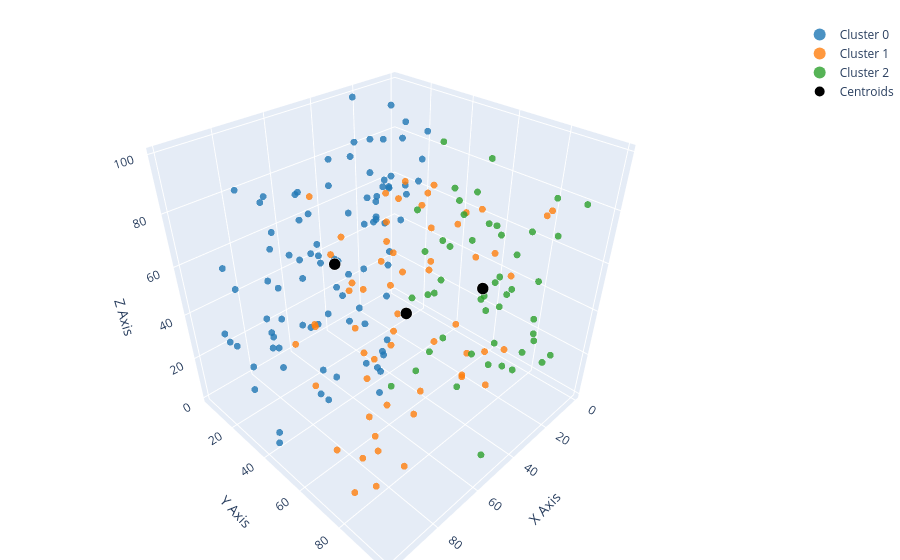

This figure's notebook cell:
### Code cell
cluster_colors = [
    "#1f77b4", "#ff7f0e", "#2ca02c", "#d62728", "#9467bd",
    "#8c564b", "#e377c2", "#7f7f7f", "#bcbd22", "#17becf",
]

fig = go.Figure()

for i, cluster in enumerate(clusters):
    cluster = np.array(cluster)

    if len(cluster) == 0:
        continue

    fig.add_trace(
        go.Scatter3d(
            x=cluster[:, 0],
            y=cluster[:, 1],
            z=cluster[:, 2],
            mode="markers",
            marker=dict(
                size=4,
                color=cluster_colors[i % len(cluster_colors)],
                opacity=0.8,
            ),
            name=f"Cluster {i}",
        )
    )

fig.add_trace(
    go.Scatter3d(
        x=centroids[:, 0],
        y=centroids[:, 1],
        z=centroids[:, 2],
        mode="markers",
        marker=dict(
            size=7,
            color="black",
            line=dict(color="white", width=2),
        ),
        name="Centroids",
    )
)

fig.update_layout(
    scene=dict(
        xaxis_title="X Axis",
        yaxis_title="Y Axis",
        zaxis_title="Z Axis",
    ),
    legend=dict(itemsizing="constant"),
    margin=dict(l=0, r=0, b=0, t=20),
)

fig.show()

### Figure 1 — Plotly figure (JSON) as saved in the notebook; plotly's stock layout.template omitted (floating-point values rounded to 4 significant figures)
{"data": [{"marker": {"color": "#1f77b4", "opacity": 0.8, "size": 4}, "mode": "markers", "name": "Cluster 0", "type": "scatter3d", "x": [38, 70, 97, 32, 52, 58, 86, 44, 24, 48, 82, 30, 23, 29, 48, 32, 38, 91, 42, 73, 19, 97, 56, 97, 76, 8, 45, 80, 47, 68, 73, 44, 66, 92, 40, 31, 39, 40, 15, 33, 69, 47, 53, 47, 78, 61, 13, 24, 91, 44, 50, 45, 45, 59, 84, 83, 47, 80, 87, 13, 13, 48, 24, 20, 22, 60, 62, 26, 72, 45, 49, 54, 27, 81, 83, 60, 56, 70, 53, 95, 50, 75, 65, 25, 98, 64, 92, 23, 88, 56, 44, 62], "y": [21, 33, 44, 7, 14, 52, 33, 42, 14, 42, 28, 23, 14, 19, 18, 25, 35, 9, 21, 17, 20, 32, 44, 43, 42, 17, 15, 21, 45, 7, 26, 16, 29, 21, 40, 16, 33, 36, 32, 15, 42, 4, 25, 29, 48, 18, 12, 24, 13, 4, 47, 40, 45, 14, 34, 23, 35, 22, 31, 20, 11, 35, 21, 35, 31, 55, 25, 44, 11, 46, 14, 5, 33, 5, 44, 16, 29, 10, 52, 14, 40, 12, 43, 33, 27, 20, 30, 4, 40, 36, 5, 17], "z": [91, 2, 10, 2, 53, 20, 90, 70, 86, 74, 20, 66, 51, 76, 77, 60, 79, 26, 65, 68, 99, 22, 58, 4, 72, 63, 85, 29, 88, 76, 63, 43, 77, 56, 81, 5, 75, 7, 81, 14, 16, 7, 52, 91, 15, 21, 25, 42, 60, 40, 18, 2, 85, 66, 59, 40, 68, 54, 34, 85, 8, 5, 88, 75, 69, 11, 4, 98, 13, 89, 19, 43, 61, 5, 49, 78, 43, 57, 30, 35, 81, 23, 51, 98, 39, 80, 95, 99, 52, 52, 37, 44]}, {"marker": {"color": "#ff7f0e", "opacity": 0.8, "size": 4}, "mode": "markers", "name": "Cluster 1", "type": "scatter3d", "x": [51, 68, 52, 73, 62, 48, 47, 93, 79, 65, 73, 52, 53, 91, 32, 51, 67, 54, 37, 61, 89, 98, 70, 59, 64, 60, 65, 96, 58, 80, 61, 59, 27, 66, 41, 78, 74, 52, 35, 84, 46, 66, 96, 50, 68, 83, 35, 53, 93, 50, 95, 41, 96, 44, 99, 50, 98, 77, 83], "y": [65, 65, 73, 48, 93, 84, 83, 64, 86, 66, 58, 51, 52, 93, 67, 87, 66, 72, 83, 63, 76, 71, 59, 76, 68, 66, 58, 66, 99, 75, 65, 74, 93, 45, 60, 69, 64, 59, 53, 94, 65, 65, 91, 84, 50, 73, 99, 94, 70, 98, 80, 71, 58, 95, 89, 80, 99, 45, 77], "z": [88, 76, 41, 73, 45, 77, 39, 66, 13, 43, 50, 70, 78, 79, 79, 95, 98, 98, 73, 75, 84, 72, 64, 88, 96, 69, 32, 46, 43, 12, 53, 24, 86, 75, 58, 22, 33, 94, 82, 46, 66, 16, 23, 32, 58, 55, 93, 50, 19, 78, 9, 80, 57, 46, 36, 51, 99, 93, 23]}, {"marker": {"color": "#2ca02c", "opacity": 0.8, "size": 4}, "mode": "markers", "name": "Cluster 2", "type": "scatter3d", "x": [35, 10, 4, 9, 23, 15, 10, 10, 53, 7, 1, 19, 12, 23, 5, 4, 34, 6, 7, 2, 11, 24, 14, 1, 9, 23, 13, 17, 34, 19, 40, 12, 14, 13, 25, 15, 33, 23, 14, 19, 21, 12, 22, 3, 31, 13, 11, 47, 48], "y": [78, 69, 70, 78, 73, 48, 63, 86, 97, 95, 80, 72, 63, 64, 81, 55, 49, 22, 21, 33, 67, 98, 76, 30, 81, 93, 90, 39, 87, 73, 62, 48, 61, 86, 48, 71, 88, 53, 34, 56, 99, 62, 53, 64, 57, 56, 79, 80, 49], "z": [52, 31, 52, 67, 73, 75, 26, 83, 6, 83, 19, 48, 34, 82, 46, 85, 1, 53, 9, 22, 62, 30, 8, 83, 15, 36, 72, 25, 58, 10, 49, 69, 5, 36, 5, 48, 60, 14, 42, 69, 32, 65, 56, 6, 64, 56, 6, 22, 2]}, {"marker": {"color": "black", "line": {"color": "white", "width": 2}, "size": 7}, "mode": "markers", "name": "Centroids", "type": "scatter3d", "x": [54.18, 65.22, 17.76], "y": [26.46, 72.75, 66.06], "z": [51.03, 59.64, 41.88]}], "layout": {"legend": {"itemsizing": "constant"}, "margin": {"b": 0, "l": 0, "r": 0, "t": 20}, "scene": {"xaxis": {"title": {"text": "X Axis"}}, "yaxis": {"title": {"text": "Y Axis"}}, "zaxis": {"title": {"text": "Z Axis"}}}}}
